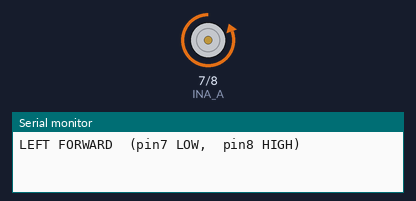
Simulated run of this sketch. Board: Arduino Uno, built with avr-gcc and run on an emulated ATmega328P. On the bench: motor-driver pin pairs drawn as motors (green arrow = first pin HIGH = forward, orange = second pin HIGH = backward, longer = more drive, scaled by the enable pin), the last lines printed to the serial monitor.

Above: at 1.5 s.
At 6.5 s:
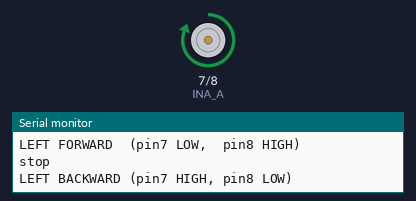
At 9.0 s:
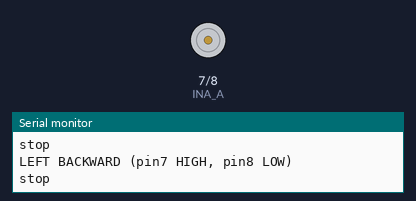
Timing chart, 0 to 13.0 s (numbered marks = the images above):
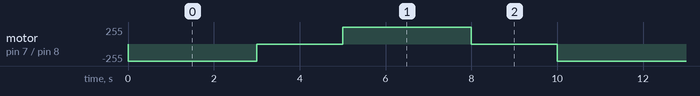

The sketch:

left_side_test.ino
```cpp
/*
  LEFT SIDE TEST - finds why the left wheels do not go forward.
  Lift the robot. Only the LEFT motors are driven, at full power:
    3 s FORWARD  (pin 7 LOW,  pin 8 HIGH)
    2 s stop
    3 s BACKWARD (pin 7 HIGH, pin 8 LOW)
    2 s stop
  ...repeats. Watch the left wheels AND the small DIR LED near the
  shield's left motor terminals. Serial Monitor at 115200 shows each step.
*/
const int INA_A = 7, INB_A = 8, PWM_A = 5;   // LEFT pair

void setup() {
  Serial.begin(115200);
  pinMode(INA_A, OUTPUT); pinMode(INB_A, OUTPUT); pinMode(PWM_A, OUTPUT);
}

void run(const char* name, int a, int b) {
  Serial.println(name);
  digitalWrite(INA_A, a); digitalWrite(INB_A, b); analogWrite(PWM_A, 255);
  delay(3000);
  analogWrite(PWM_A, 0); digitalWrite(INA_A, LOW); digitalWrite(INB_A, LOW);
  Serial.println("stop");
  delay(2000);
}

void loop() {
  run("LEFT FORWARD  (pin7 LOW,  pin8 HIGH)", LOW,  HIGH);
  run("LEFT BACKWARD (pin7 HIGH, pin8 LOW)",  HIGH, LOW);
}
```

Measured:
- by itself, motor on pin 7 (INA_A) / pin 8 (INB_A): repeats every 10.0 s: stopped 2.0 s, forward 255/255 3.0 s, stopped 2.0 s, backward 255/255 3.0 s
